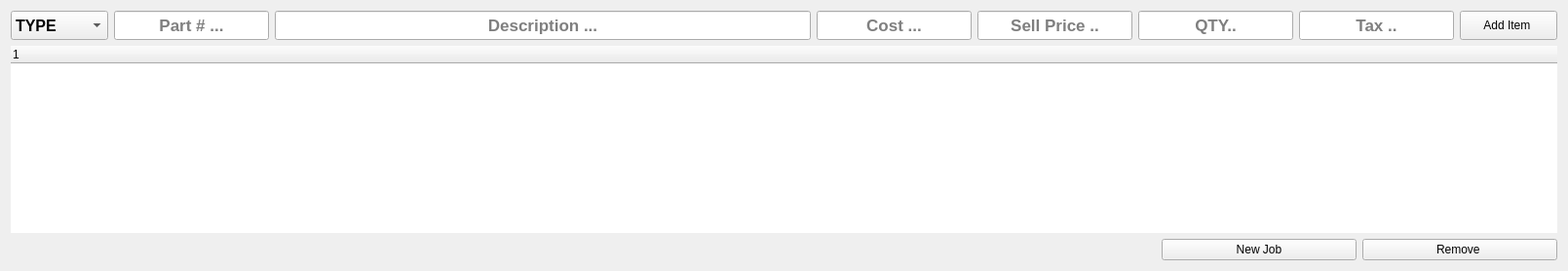
          <widget class="QWidget" name="jobs_tab">
           <property name="styleSheet">
            <string notr="true"/>
           </property>
           <attribute name="title">
            <string>Jobs</string>
           </attribute>
           <layout class="QGridLayout" name="gridLayout_43">
            <item row="2" column="3">
             <widget class="QPushButton" name="remove_item_button">
              <property name="sizePolicy">
               <sizepolicy hsizetype="Preferred" vsizetype="Preferred">
                <horstretch>0</horstretch>
                <verstretch>0</verstretch>
               </sizepolicy>
              </property>
              <property name="minimumSize">
               <size>
                <width>200</width>
                <height>0</height>
               </size>
              </property>
              <property name="maximumSize">
               <size>
                <width>200</width>
                <height>16777215</height>
               </size>
              </property>
              <property name="styleSheet">
               <string notr="true"/>
              </property>
              <property name="text">
               <string>Remove </string>
              </property>
              <property name="icon">
               <iconset resource="openauto_resources.qrc">
                <normaloff>:/resources/icons3/24x24/cil-minus.png</normaloff>:/resources/icons3/24x24/cil-minus.png</iconset>
              </property>
              <property name="iconSize">
               <size>
                <width>30</width>
                <height>30</height>
               </size>
              </property>
             </widget>
            </item>
            <item row="1" column="0" colspan="4">
             <widget class="ROTable" name="ro_items_table">
              <property name="sizePolicy">
               <sizepolicy hsizetype="Expanding" vsizetype="Expanding">
                <horstretch>0</horstretch>
                <verstretch>0</verstretch>
               </sizepolicy>
              </property>
              <property name="minimumSize">
               <size>
                <width>0</width>
                <height>0</height>
               </size>
              </property>
              <property name="styleSheet">
               <string notr="true"/>
              </property>
              <property name="frameShape">
               <enum>QFrame::NoFrame</enum>
              </property>
              <column>
               <property name="text">
                <string notr="true">1</string>
               </property>
              </column>
             </widget>
            </item>
            <item row="2" column="2">
             <widget class="QPushButton" name="new_job_button">
              <property name="sizePolicy">
               <sizepolicy hsizetype="Preferred" vsizetype="Preferred">
                <horstretch>0</horstretch>
                <verstretch>0</verstretch>
               </sizepolicy>
              </property>
              <property name="minimumSize">
               <size>
                <width>0</width>
                <height>0</height>
               </size>
              </property>
              <property name="maximumSize">
               <size>
                <width>200</width>
                <height>16777215</height>
               </size>
              </property>
              <property name="styleSheet">
               <string notr="true"/>
              </property>
              <property name="text">
               <string>New Job</string>
              </property>
              <property name="icon">
               <iconset resource="openauto_resources.qrc">
                <normaloff>:/resources/icons3/24x24/cil-plus.png</normaloff>:/resources/icons3/24x24/cil-plus.png</iconset>
              </property>
              <property name="iconSize">
               <size>
                <width>30</width>
                <height>30</height>
               </size>
              </property>
             </widget>
            </item>
            <item row="0" column="0" colspan="4">
             <layout class="QHBoxLayout" name="horizontalLayout_18">
              <item>
               <widget class="QComboBox" name="type_box">
                <property name="minimumSize">
                 <size>
                  <width>100</width>
                  <height>30</height>
                 </size>
                </property>
                <property name="font">
                 <font>
                  <pointsize>12</pointsize>
                  <bold>true</bold>
                 </font>
                </property>
                <property name="styleSheet">
                 <string notr="true"/>
                </property>
                <item>
                 <property name="text">
                  <string>TYPE</string>
                 </property>
                </item>
               </widget>
              </item>
              <item>
               <widget class="QLineEdit" name="sku_edit">
                <property name="minimumSize">
                 <size>
                  <width>0</width>
                  <height>30</height>
                 </size>
                </property>
                <property name="font">
                 <font>
                  <pointsize>13</pointsize>
                  <bold>true</bold>
                 </font>
                </property>
                <property name="styleSheet">
                 <string notr="true"/>
                </property>
                <property name="text">
                 <string/>
                </property>
                <property name="alignment">
                 <set>Qt::AlignCenter</set>
                </property>
                <property name="placeholderText">
                 <string>Part # ...</string>
                </property>
               </widget>
              </item>
              <item>
               <widget class="QLineEdit" name="description_edit">
                <property name="minimumSize">
                 <size>
                  <width>550</width>
                  <height>30</height>
                 </size>
                </property>
                <property name="font">
                 <font>
                  <pointsize>13</pointsize>
                  <bold>true</bold>
                 </font>
                </property>
                <property name="styleSheet">
                 <string notr="true"/>
                </property>
                <property name="alignment">
                 <set>Qt::AlignCenter</set>
                </property>
                <property name="placeholderText">
                 <string>Description ...</string>
                </property>
               </widget>
              </item>
              <item>
               <widget class="QLineEdit" name="cost_edit">
                <property name="minimumSize">
                 <size>
                  <width>0</width>
                  <height>30</height>
                 </size>
                </property>
                <property name="font">
                 <font>
                  <pointsize>13</pointsize>
                  <bold>true</bold>
                 </font>
                </property>
                <property name="styleSheet">
                 <string notr="true"/>
                </property>
                <property name="alignment">
                 <set>Qt::AlignCenter</set>
                </property>
                <property name="placeholderText">
                 <string>Cost ...</string>
                </property>
               </widget>
              </item>
              <item>
               <widget class="QLineEdit" name="sell_edit">
                <property name="minimumSize">
                 <size>
                  <width>0</width>
                  <height>30</height>
                 </size>
                </property>
                <property name="font">
                 <font>
                  <pointsize>13</pointsize>
                  <bold>true</bold>
                 </font>
                </property>
                <property name="styleSheet">
                 <string notr="true"/>
                </property>
                <property name="text">
                 <string/>
                </property>
                <property name="alignment">
                 <set>Qt::AlignCenter</set>
                </property>
                <property name="placeholderText">
                 <string>Sell Price ..</string>
                </property>
               </widget>
              </item>
              <item>
               <widget class="QLineEdit" name="quantity_edit">
                <property name="minimumSize">
                 <size>
                  <width>0</width>
                  <height>30</height>
                 </size>
                </property>
                <property name="font">
                 <font>
                  <pointsize>13</pointsize>
                  <bold>true</bold>
                 </font>
                </property>
                <property name="styleSheet">
                 <string notr="true"/>
                </property>
                <property name="alignment">
                 <set>Qt::AlignCenter</set>
                </property>
                <property name="placeholderText">
                 <string>QTY..</string>
                </property>
               </widget>
              </item>
              <item>
               <widget class="QLineEdit" name="tax_edit">
                <property name="minimumSize">
                 <size>
                  <width>0</width>
                  <height>30</height>
                 </size>
                </property>
                <property name="font">
                 <font>
                  <pointsize>13</pointsize>
                  <bold>true</bold>
                 </font>
                </property>
                <property name="styleSheet">
                 <string notr="true"/>
                </property>
                <property name="alignment">
                 <set>Qt::AlignCenter</set>
                </property>
                <property name="placeholderText">
                 <string>Tax ..</string>
                </property>
               </widget>
              </item>
              <item>
               <widget class="QPushButton" name="add_job_item_button">
                <property name="sizePolicy">
                 <sizepolicy hsizetype="Preferred" vsizetype="Preferred">
                  <horstretch>0</horstretch>
                  <verstretch>0</verstretch>
                 </sizepolicy>
                </property>
                <property name="minimumSize">
                 <size>
                  <width>100</width>
                  <height>0</height>
                 </size>
                </property>
                <property name="maximumSize">
                 <size>
                  <width>200</width>
                  <height>16777215</height>
                 </size>
                </property>
                <property name="styleSheet">
                 <string notr="true"/>
                </property>
                <property name="text">
                 <string>Add Item </string>
                </property>
                <property name="icon">
                 <iconset resource="openauto_resources.qrc">
                  <normaloff>:/resources/icons3/24x24/cil-plus.png</normaloff>:/resources/icons3/24x24/cil-plus.png</iconset>
                </property>
                <property name="iconSize">
                 <size>
                  <width>30</width>
                  <height>30</height>
                 </size>
                </property>
               </widget>
              </item>
             </layout>
            </item>
           </layout>
          </widget>
